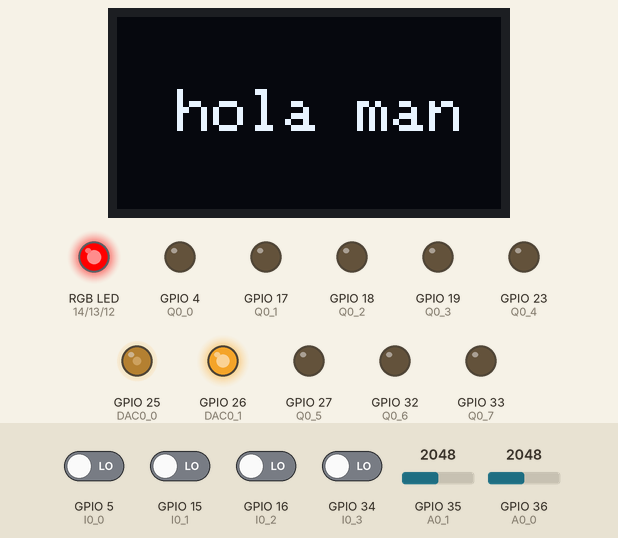
Simulated run of this sketch. Board: ESP32. On the bench: 128×64 one-colour display, an RGB LED mixed from three pins (HIGH = lit), output pins drawn as LEDs (lit = HIGH). The test bench sets the inputs (shaded band); at power-on: GPIO 5 (I0_0), GPIO 15 (I0_1), GPIO 16 (I0_2), GPIO 34 (I0_3) LOW, GPIO 35 (A0_1) = 2048, GPIO 36 (A0_0) = 2048. What the sketch prints to the serial monitor is not drawn.

Above: at 1.4 s.
1.5 s: GPIO 5 (I0_0) driven HIGH
At 2.0 s:
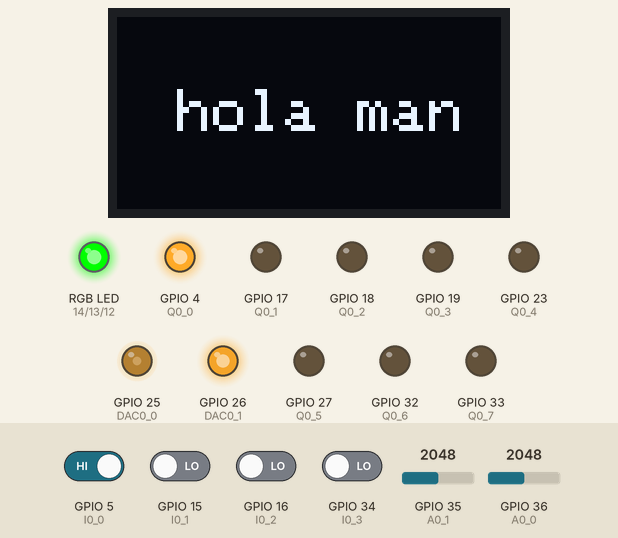
3.9 s: GPIO 5 (I0_0) driven LOW
At 4.6 s:
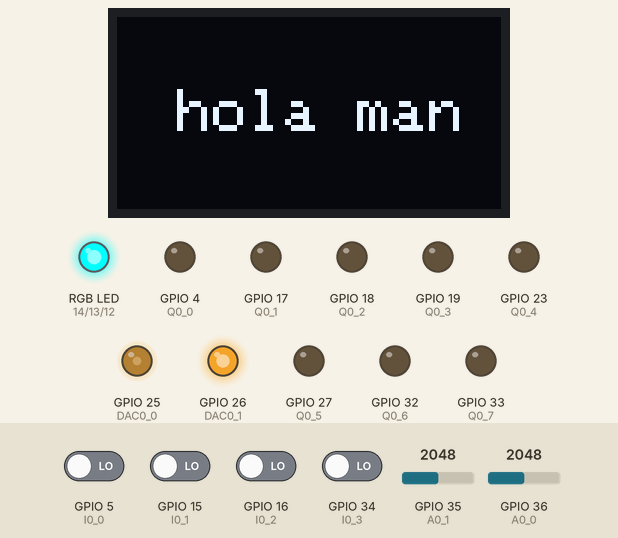
6.9 s: GPIO 15 (I0_1) driven HIGH
At 9.4 s:
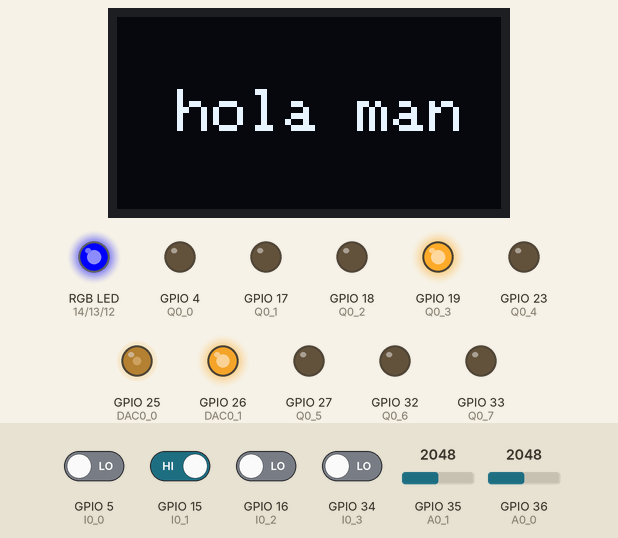
9.9 s: GPIO 15 (I0_1) driven LOW
At 11.8 s:
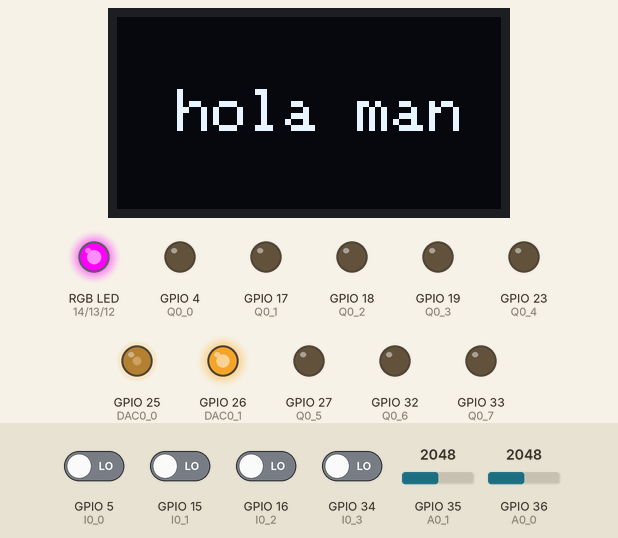
12.9 s: GPIO 16 (I0_2) driven HIGH
At 13.3 s:
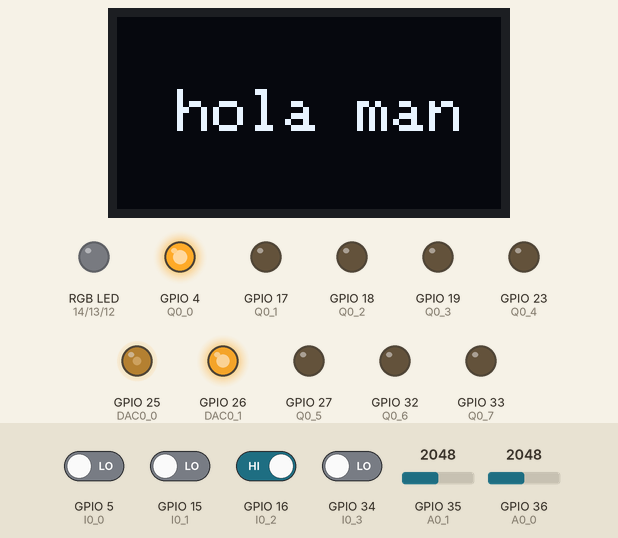
15.9 s: GPIO 16 (I0_2) driven LOW
At 16.6 s:
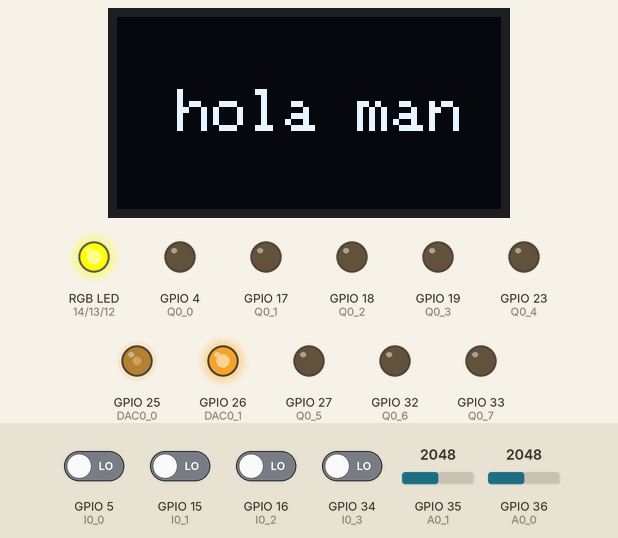
Timing chart, 0 to 28.7 s (numbered marks = the images above; inputs shaded):
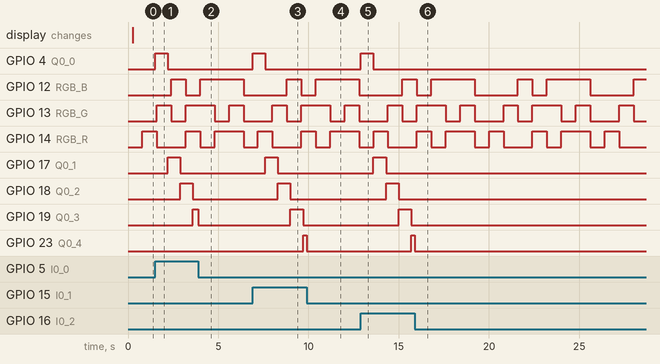

Measured:
- after the input at 1.5 s, GPIO 4 (Q0_0): LOW → HIGH at once, → LOW 0.70 s later; GPIO 17 (Q0_1): LOW → HIGH after 0.70 s, → LOW 0.70 s later; GPIO 18 (Q0_2): LOW → HIGH after 1.4 s, → LOW 0.70 s later; GPIO 19 (Q0_3): LOW → HIGH after 2.1 s
- after the input at 3.9 s, GPIO 19 (Q0_3): HIGH → LOW after 0.00 s instead of 0.40 s; GPIO 23 (Q0_4): stays LOW (without the input it goes to HIGH after 0.40 s)
- after the input at 6.9 s, GPIO 4 (Q0_0): LOW → HIGH at once, → LOW 0.70 s later; GPIO 17 (Q0_1): LOW → HIGH after 0.70 s, → LOW 0.70 s later; GPIO 18 (Q0_2): LOW → HIGH after 1.4 s, → LOW 0.70 s later; GPIO 19 (Q0_3): LOW → HIGH after 2.1 s, → LOW 0.70 s later; GPIO 23 (Q0_4): LOW → HIGH after 2.8 s
- after the input at 9.9 s, GPIO 4 (Q0_0): stays LOW (without the input it goes to HIGH after 2.6 s); GPIO 23 (Q0_4): HIGH → LOW after 0.00 s instead of 0.50 s
- after the input at 12.9 s, GPIO 4 (Q0_0): LOW → HIGH at once, → LOW 0.70 s later; GPIO 17 (Q0_1): LOW → HIGH after 0.70 s, → LOW 0.70 s later; GPIO 18 (Q0_2): LOW → HIGH after 1.4 s, → LOW 0.70 s later; GPIO 19 (Q0_3): LOW → HIGH after 2.1 s, → LOW 0.70 s later; GPIO 23 (Q0_4): LOW → HIGH after 2.8 s
- after the input at 15.9 s, GPIO 4 (Q0_0), GPIO 17 (Q0_1), GPIO 18 (Q0_2), GPIO 19 (Q0_3), GPIO 27 (Q0_5), GPIO 32 (Q0_6), GPIO 33 (Q0_7): stops changing and stays LOW

The sketch:

PLC_ESP32_EntradasSalidas.ino
```cpp
// ----- Solo declaración e inicialización de entradas y salidas -----
#include <Wire.h>
#include <Adafruit_GFX.h>
#include <Adafruit_SH110X.h>

#define ANCHO  128
#define ALTO   64
#define DIR_OLED  0x3C
#define OLED_SDA  21
#define OLED_SCL  22

Adafruit_SH1106G oled(ANCHO, ALTO, &Wire, -1);

#define I0_0  5
#define I0_1  15
#define I0_2  16
#define I0_3  34

#define Q0_0  4
#define Q0_1  17
#define Q0_2  18
#define Q0_3  19
#define Q0_4  23
#define Q0_5  27
#define Q0_6  32
#define Q0_7  33

#define A0_0  36   // AN0.0 (VP)
#define A0_1  35   // AN0.1 (VN)
#define DAC0_0  25
#define DAC0_1  26

// LED RGB (D2 LED_RGBC): común a GND, R=IO14, G=IO13, B=IO12
#define RGB_R  14
#define RGB_G  13
#define RGB_B  12

#define TIEMPO_MS  700
#define SERIAL_ANALOG_MS  500
#define RGB_MS  800

const uint8_t salidas[] = { Q0_0, Q0_1, Q0_2, Q0_3, Q0_4, Q0_5, Q0_6, Q0_7 };
const int N = 8;

int indice = 0;
unsigned long lastStep = 0;
unsigned long lastAnalog = 0;
unsigned long lastRgb = 0;
int rgbEstado = 0;  // 0=R, 1=G, 2=B, 3=Amarillo, 4=Cian, 5=Magenta, 6=Blanco, 7=Apagado

void setup() {
  pinMode(I0_0, INPUT_PULLDOWN);
  pinMode(I0_1, INPUT_PULLDOWN);
  pinMode(I0_2, INPUT_PULLDOWN);
  pinMode(I0_3, INPUT);  // R externa a masa

  pinMode(Q0_0, OUTPUT);
  pinMode(Q0_1, OUTPUT);
  pinMode(Q0_2, OUTPUT);
  pinMode(Q0_3, OUTPUT);
  pinMode(Q0_4, OUTPUT);
  pinMode(Q0_5, OUTPUT);
  pinMode(Q0_6, OUTPUT);
  pinMode(Q0_7, OUTPUT);

  digitalWrite(Q0_0, LOW);
  digitalWrite(Q0_1, LOW);
  digitalWrite(Q0_2, LOW);
  digitalWrite(Q0_3, LOW);
  digitalWrite(Q0_4, LOW);
  digitalWrite(Q0_5, LOW);
  digitalWrite(Q0_6, LOW);
  digitalWrite(Q0_7, LOW);

  pinMode(RGB_R, OUTPUT);
  pinMode(RGB_G, OUTPUT);
  pinMode(RGB_B, OUTPUT);
  digitalWrite(RGB_R, LOW);
  digitalWrite(RGB_G, LOW);
  digitalWrite(RGB_B, LOW);

  Serial.begin(115200);
  // DAC: 1.2V -> 1.2/3.3*255 ≈ 93,  3V -> 3.0/3.3*255 ≈ 232
  dacWrite(DAC0_0, (uint8_t)(255.0 * 1.2 / 3.3));
  dacWrite(DAC0_1, (uint8_t)(255.0 * 3.0 / 3.3));

  Wire.begin(OLED_SDA, OLED_SCL);
  Wire.setClock(100000);
  delay(200);
  if (oled.begin(DIR_OLED, true) || oled.begin(0x3D, true)) {
    oled.clearDisplay();
    oled.setTextSize(2);
    oled.setTextColor(SH110X_WHITE);
    oled.setCursor(20, 24);
    oled.print("hola man");
    oled.display();
  }
}

void loop() {
  // Con cualquier I0.x en tensión (pin lee HIGH) se hace toggle Q0.0 -> Q0.7 cada 700 ms
  bool activo = (digitalRead(I0_0) == HIGH || digitalRead(I0_1) == HIGH ||
                digitalRead(I0_2) == HIGH || digitalRead(I0_3) == HIGH);

  if (activo) {
    if (lastStep == 0) {
      for (int i = 0; i < N; i++)
        digitalWrite(salidas[i], LOW);
      indice = 0;
      digitalWrite(salidas[0], HIGH);
      lastStep = millis();
    }
    if (millis() - lastStep >= TIEMPO_MS) {
      digitalWrite(salidas[indice], LOW);
      indice = (indice + 1) % N;
      digitalWrite(salidas[indice], HIGH);
      lastStep = millis();
    }
  } else {
    for (int i = 0; i < N; i++)
      digitalWrite(salidas[i], LOW);
    indice = 0;
    lastStep = 0;
  }

  if (millis() - lastAnalog >= SERIAL_ANALOG_MS) {
    lastAnalog = millis();
    int v0 = analogRead(A0_0);
    int v1 = analogRead(A0_1);
    Serial.print("AN0.0=");
    Serial.print(v0);
    Serial.print("  AN0.1=");
    Serial.println(v1);
  }

  // LED RGB: ciclo R -> G -> B -> Amarillo -> Cian -> Magenta -> Blanco -> Apagado
  if (millis() - lastRgb >= RGB_MS) {
    lastRgb = millis();
    digitalWrite(RGB_R, (rgbEstado == 0 || rgbEstado == 3 || rgbEstado == 5 || rgbEstado == 6) ? HIGH : LOW);
    digitalWrite(RGB_G, (rgbEstado == 1 || rgbEstado == 3 || rgbEstado == 4 || rgbEstado == 6) ? HIGH : LOW);
    digitalWrite(RGB_B, (rgbEstado == 2 || rgbEstado == 4 || rgbEstado == 5 || rgbEstado == 6) ? HIGH : LOW);
    rgbEstado = (rgbEstado + 1) % 8;
  }
}
```
